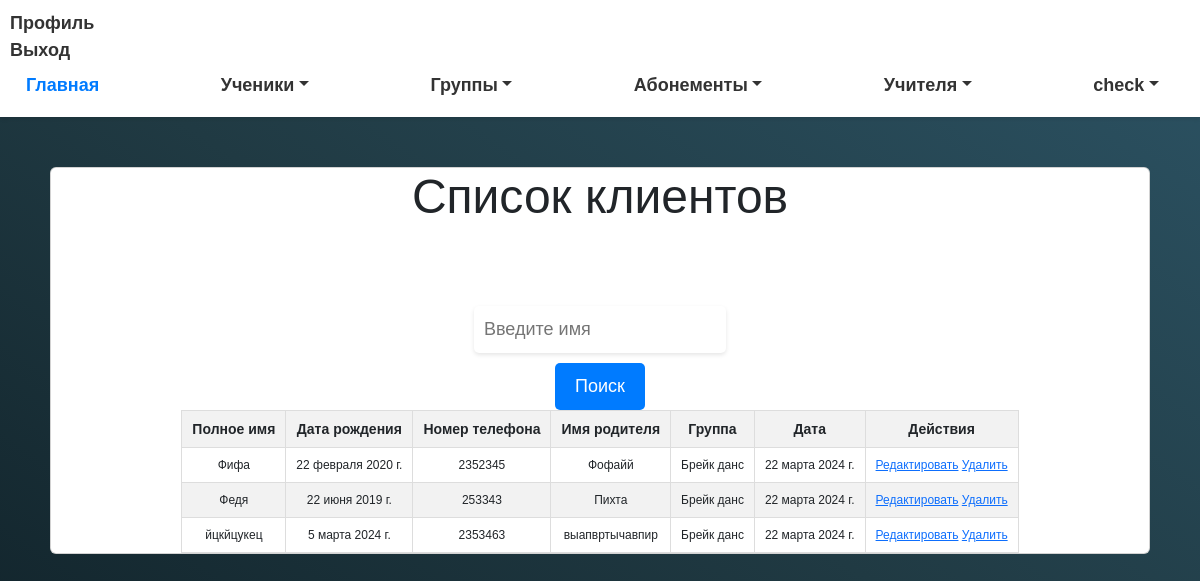
/students_oll/ (signed in), run on an earlier commit of the app's database.
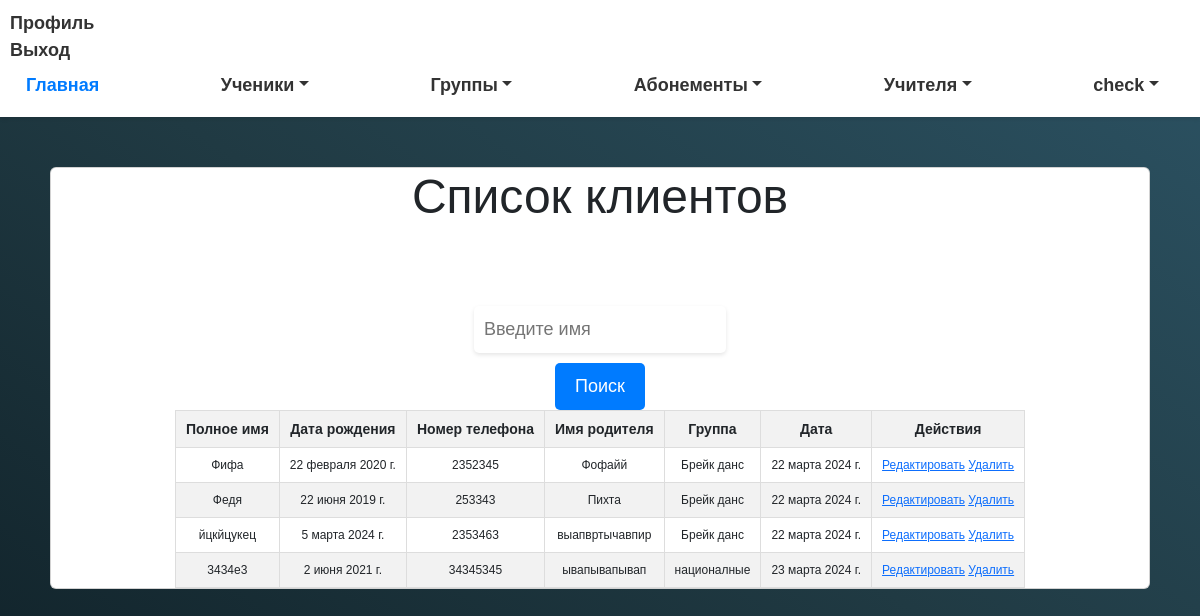
And on a later commit of the database.
### myapp/models.py (models this page shows)
class Client(models.Model):
    full_name = models.CharField(max_length=255)
    birth_date = models.DateField()
    phone_number = models.CharField(max_length=20)
    parent_name = models.CharField(max_length=255)
    address = models.CharField(max_length=255, default='Unknown Address')  # Add a default value here
    card_number = models.CharField(max_length=100, unique=True)
    group_obj = models.ForeignKey('Group', on_delete=models.CASCADE, null=True, blank=True)
    date_joined = models.DateField()

class Group(models.Model):
    name = models.CharField(max_length=255)
    coach = models.ForeignKey('Coach', on_delete=models.CASCADE)
    description = models.TextField()
    students = models.ManyToManyField(Client, related_name='group_students')

### myapp/views.py (the view)
# urls.py: path('students_oll/', client_list, name='client_list'),
@login_required
def client_list(request):
    query = request.GET.get('q')
    if query:
        clients = Client.objects.filter(full_name__icontains=query)
    else:
        clients = Client.objects.all()
    return render(request, 'client_list.html', {'clients': clients})

### myapp/templates/client_list.html
{% extends 'base.html' %}
{% block content %}
<div class="container">
    <div class="card">
        <h1>Список клиентов</h1>
      <form method="GET">
        <input type="text" name="q" placeholder="Введите имя" value="{{ request.GET.q }}">
        <button type="submit">Поиск</button>
    </form>
  <table>
    <thead>
      <tr>
        <th>Полное имя</th>
        <th>Дата рождения</th>
        <th>Номер телефона</th>
        <th>Имя родителя</th>
        <th>Группа</th>
        <th>Дата</th>
        <th>Действия</th>
      </tr>
    </thead>
    <tbody>
      {% for client in clients %}
        <tr>
          <td>{{ client.full_name }}</td>
          <td>{{ client.birth_date }}</td>
          <td>{{ client.phone_number }}</td>
          <td>{{ client.parent_name }}</td>
          <td>{{ client.group_obj.name }}</td>
          <td>{{ client.date_joined }}</td>
          <td>
            <a href="{% url 'update_client' id=client.id %}">Редактировать</a>
            <a href="{% url 'delete_client' id=client.id %}">Удалить</a>
          </td>
        </tr>
      {% endfor %}
    </tbody>
  </table>
    </div>
</div>
{% endblock %}

What changed in the data, as far as the page shows it:
added Client: full_name "3434е3", birth_date "2 июня 2021 г.", phone_number "34345345", parent_name "ывапывапывап", group_obj.name "националные", date_joined "23 марта 2024 г."
